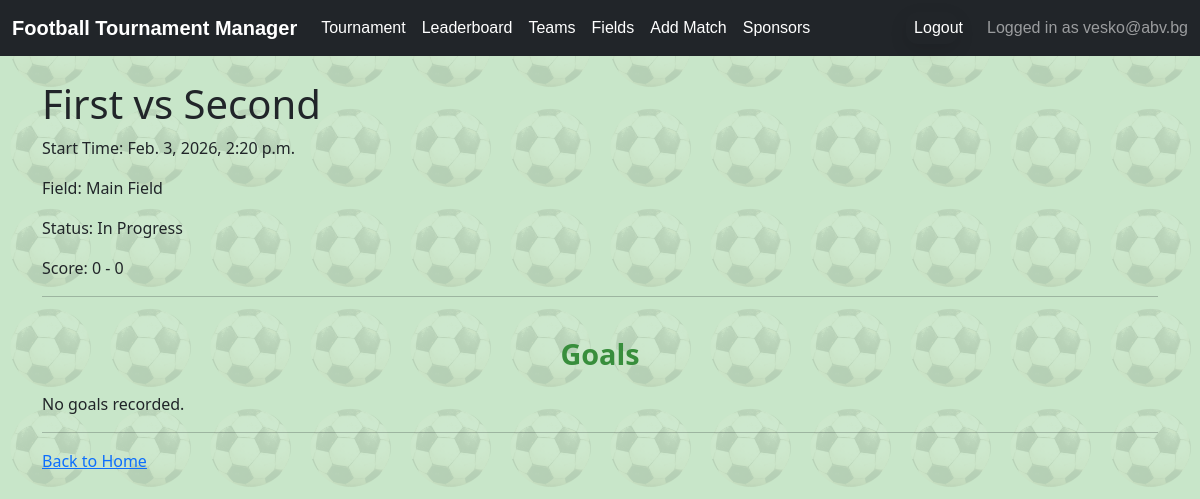
/tournament/24/matches/384/ (signed in), run on an earlier commit of the app's database.
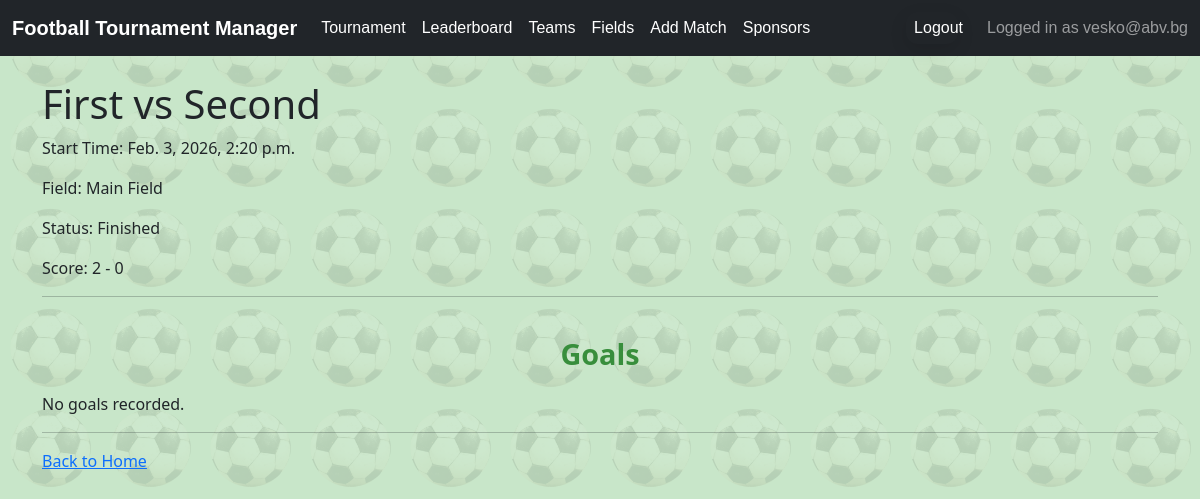
And on a later commit of the database.
### tournamentapp/models.py (models this page shows, shortened)
class Match(models.Model):
    tournament = models.ForeignKey(
        Tournament,
        on_delete=models.CASCADE,
        related_name='matches'
    )
    home_team = models.ForeignKey(Team, on_delete=models.CASCADE, related_name='home_matches')
    away_team = models.ForeignKey(Team, on_delete=models.CASCADE, related_name='away_matches')
    home_score = models.PositiveIntegerField(default=0)
    away_score = models.PositiveIntegerField(default=0)
    is_finished = models.BooleanField(default=False)
    start_time = models.DateTimeField()
    field = models.ForeignKey(
        Field,
        on_delete=models.PROTECT,
        null=False,
        blank=False,
        )
    class Meta:
        unique_together = ('home_team', 'away_team', 'start_time')
        ordering = ['start_time']
        verbose_name = "Match"
        verbose_name_plural = "Matches"

class Team(models.Model):
    name = models.CharField(
        max_length=100,
        verbose_name="Team Name",
        )
    tournament = models.ForeignKey(
        Tournament,
        on_delete=models.CASCADE,
        related_name='teams'
    )
    logo = models.ImageField(
        upload_to='team_logos/',
        blank=True,
        null=True,
        verbose_name="Team Logo",
        )
    tournament_points = models.PositiveIntegerField(
        default=0,
        verbose_name="Tournament Points",
        )
    match_points = models.PositiveIntegerField(
        default=0,
        verbose_name="Match Points",
        )
    class Meta:
        unique_together = ('name', 'tournament')

class Field(models.Model):
    name = models.CharField(
        max_length=50,
        default='Main Field'
        )
    tournament = models.ForeignKey(
        Tournament,
        on_delete=models.CASCADE,
        related_name='fields'
    )
    owner = models.ForeignKey(
        settings.AUTH_USER_MODEL,
        on_delete=models.CASCADE,
        related_name='fields'
    )
    class Meta:
        unique_together = ('name', 'tournament')
        verbose_name = "Field"
        verbose_name_plural = "Fields"
    def __str__(self):
        return f"{self.name}"

### tournamentapp/views.py (the view)
# urls.py: path('tournament/<int:tournament_id>/matches/<int:pk>/', MatchDetailView.as_view(), name='match-detail'),
class MatchDetailView(LoginRequiredMixin, DetailView):
    model = Match
    template_name = 'matches/match_detail.html'
    context_object_name = 'match'
    def dispatch(self, request, *args, **kwargs):
        self.tournament_id = kwargs.get('tournament_id')
        self.tournament = get_object_or_404(Tournament, pk=self.tournament_id, owner=request.user)
        return super().dispatch(request, *args, **kwargs)
    def get_object(self, queryset=None):
        match = super().get_object(queryset)
        if match.tournament_id != self.tournament.pk:
            raise Http404("Match does not belong to this tournament.")
        return match
    def get_context_data(self, **kwargs):
        context = super().get_context_data(**kwargs)
        match = self.object
        home_goals = GoalEvent.objects.filter(match=match, team=match.home_team).count()
        away_goals = GoalEvent.objects.filter(match=match, team=match.away_team).count()
        context.update({
            'home_goals': home_goals,
            'away_goals': away_goals,
            'tournament': self.tournament,
        })
        return context

### accounts/models.py (called while the page is built)
    def __str__(self):
        return self.email

### tournamentapp/context_processors.py (called while the page is built)
def current_tournament(request):
    tournament = Tournament.objects.first()
    return {'tournament': tournament}

### tournamentapp/models.py (called while the page is built)
    def get_queryset(self):
        return super().get_queryset().filter(event_type='goal')

### tournamentapp/templates/matches/match_detail.html (shortened to what this page needs)
{% extends 'base.html' %}
{% block content %}
<!DOCTYPE html>
<html>
<head>
</head>
<body>
    <h1>{{ match.home_team.name }} vs {{ match.away_team.name }}</h1>
    <p>Start Time: {{ match.start_time }}</p>
    <p>Field: {{ match.field }}</p>
    <p>Status: {% if match.is_finished %}Finished{% else %}In Progress{% endif %}</p>
    <p>Score: {{ match.home_score }} - {{ match.away_score }}</p>
    <hr>
    <h2>Goals</h2>
    {% if goals %}
        <ul>
            {% for goal in goals %}
                <li>{{ goal.player.name }} ({{ goal.player.team.name }})</li>
            {% endfor %}
        </ul>
    {% else %}
        <p>No goals recorded.</p>
    {% endif %}
    <hr>
    <a href="{% url 'public-tournament-leaderboard' tournament.slug %}">Back to Home</a>
</body>
</html>
{% endblock %}

What changed in the data, as far as the page shows it:
changed Match "First": home_score "0" → "2"
Also different on the page:
text no longer shown: "In Progress"
text now shown: "Finished"
